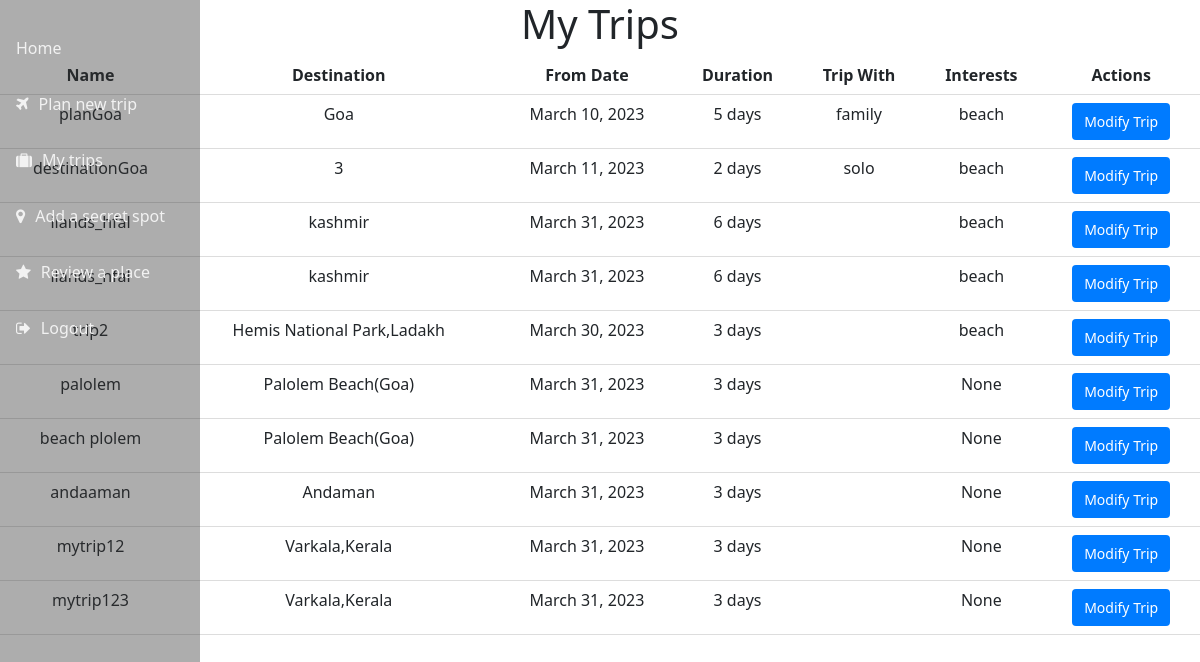
The page /mytrips/ (signed in) on the database its author committed.
### user_interface/models.py (models this page shows, shortened)
class tripdetails(models.Model):
    username=models.ForeignKey(profile,on_delete=models.CASCADE)
    name=models.CharField(max_length=100)
    destination=models.CharField(max_length=50)
    fromdate=models.DateField()
    duration=models.IntegerField()
    tripwith=models.CharField(max_length=20)
    interests=models.CharField(max_length=30)
    trip_itinerary=models.TextField()

### user_interface/views.py (the view)
# urls.py: path('mytrips/',mytrips,name="mytrips"),
def mytrips(request):
    mobile=request.session['member_id']
    name = profile.objects.get(mobile=mobile)
    user_trips = tripdetails.objects.filter(username=name)
    return render(request, 'mytrips.html', {'trips': user_trips})

### user_interface/templates/mytrips.html (shortened to what this page needs)
{% extends 'user_profile.html' %}
{% block content %}
  <h1><center>My Trips</center></h1>
  <table class="table">
    <thead>
      <tr>
        <th>Name</th>
        <th>Destination</th>
        <th>From Date</th>
        <th>Duration</th>
        <th>Trip With</th>
        <th>Interests</th>
        <th>Actions</th>
      </tr>
    </thead>
    <tbody>
      {% for trip in trips %}
        <tr>
          <td>{{ trip.name }}</td>
          <td>{{ trip.destination }}</td>
          <td>{{ trip.fromdate }}</td>
          <td>{{ trip.duration }} days</td>
          <td>{{ trip.tripwith }}</td>
          <td>{{ trip.interests }}</td>
          <td><a href="#" class="btn btn-primary">Modify Trip</a></td>
        </tr>
      {% endfor %}
    </tbody>
  </table>
{% endblock %}

### user_interface/templates/user_profile.html (shortened to what this page needs)
	<link rel="stylesheet" href="https://cdnjs.cloudflare.com/ajax/libs/font-awesome/4.7.0/css/font-awesome.min.css">
	<link href="https://cdn.jsdelivr.net/npm/bootstrap@5.3.0-alpha2/dist/css/bootstrap.min.css" rel="stylesheet">
<body>
	<nav>
		<a href="{% url 'user_profile' name=request.session.name %}">Home</a>
		<a href="{% url 'plantrip' %}"><i class="fa fa-plane"></i>Plan new trip</a>
		<a href="{% url 'mytrips' %}"><i class="fa fa-suitcase"></i>My trips</a>
		<a href="{% url 'secretspot'%}"><i class="fa fa-map-marker"></i>Add a secret spot</a>
		<a href="{% url 'location_review' %}"><i class="fa fa-star"></i>Review a place</a>
		<a href="{% url "logout" %}"><i class="fa fa-sign-out"></i>Logout</a>
	</nav>
{% block content %}{% endblock %}

### user_interface/templates/user_profile.html (style rules this page uses)
* body { margin: 0; padding: 0; }
nav { background-color: #33333366; height: 100%; width: 200px; position: fixed; top: 0; left: 0; overflow-x: hidden; padding-top: 20px; }
nav a { display: block; color: #f2f2f2; padding: 16px; text-decoration: none; }
.fa { margin-right: 10px; }
body { background-image: url("https://images.unsplash.com/photo-1515339760107-1952b7a08454?ixlib=rb-4.0.3&ixid=MnwxMjA3fDB8MHxzZWFyY2h8NXx8bGlnaHQlMjBjb2xvdXJ8ZW58MHx8MHx8&w=1000&q=80"); background-repeat: no-repeat; background-size: cover; position: relative; }

### user_interface/templates/mytrips.html (style rules this page uses)
table { width: 100%; border-collapse: collapse; }
th, td { padding: 8px; text-align: center; border-bottom: 1px solid #ddd; }
th { background-color: #f2f2f2; }
.btn { display: inline-block; padding: 8px 12px; border: none; background-color: #007bff; color: white; font-size: 14px; cursor: pointer; border-radius: 4px; }

### rows shown on the page
tripdetails: name "planGoa", destination "Goa", fromdate "March 10, 2023", duration "5", tripwith "family", interests "beach"
tripdetails: name "destinationGoa", destination "3", fromdate "March 11, 2023", duration "2", tripwith "solo", interests "beach"
tripdetails: name "ilands_hfal", destination "kashmir", fromdate "March 31, 2023", duration "6", interests "beach"
tripdetails: name "ilands_hfal", destination "kashmir", fromdate "March 31, 2023", duration "6", interests "beach"
tripdetails: name "trip2", destination "Hemis National Park,Ladakh", fromdate "March 30, 2023", duration "3", interests "beach"
tripdetails: name "palolem", destination "Palolem Beach(Goa)", fromdate "March 31, 2023", duration "3", interests "None"
tripdetails: name "beach plolem", destination "Palolem Beach(Goa)", fromdate "March 31, 2023", duration "3", interests "None"
tripdetails: name "andaaman", destination "Andaman", fromdate "March 31, 2023", duration "3", interests "None"
tripdetails: name "mytrip12", destination "Varkala,Kerala", fromdate "March 31, 2023", duration "3", interests "None"
tripdetails: name "mytrip123", destination "Varkala,Kerala", fromdate "March 31, 2023", duration "3", interests "None"
